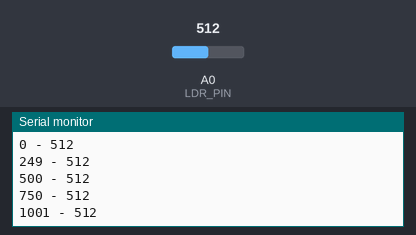
A sketch run on a simulated Arduino Uno, built with avr-gcc and run on an emulated ATmega328P. On the bench: the last lines printed to the serial monitor. The inputs (shaded band) are chosen by the test bench; at power-on: A0 (LDR_PIN) = 512.

Above: at 1.2 s.
1.3 s: A0 (LDR_PIN) set to 716
At 1.43 s:
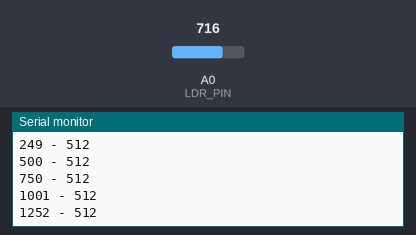
2.8 s: A0 (LDR_PIN) set to 900
At 2.94 s:
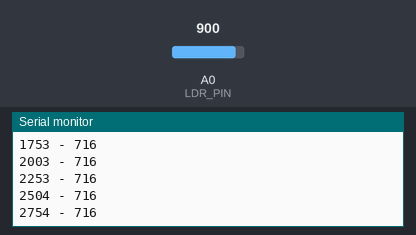
Timing chart, 0 to 5.8 s (numbered marks = the images above; inputs shaded):
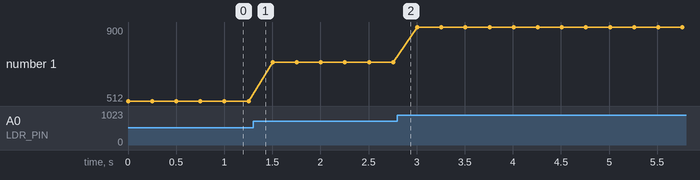

The sketch:

LDR_example_1.ino
```cpp
#define LDR_PIN           A0

void setup() {

  Serial.begin(9600);

}

void loop() {

  int leitura;

  leitura = analogRead(LDR_PIN);

  Serial.print(millis());
  Serial.print(" - ");
  Serial.println(leitura);

  delay(250);

}
```

Measured:
- plotted number 1: 512 → 716 after the input at 1.3 s, 716 → 900 after the input at 2.8 s
